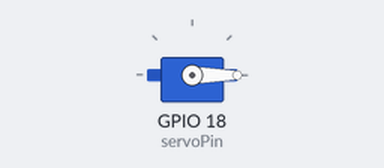
Simulated run of this sketch. Board: ESP32. On the bench: servo. What the sketch prints to the serial monitor is not drawn.

Above: at 1.05 s.
Timing chart, 0 to 5.6 s (numbered marks = the images above):
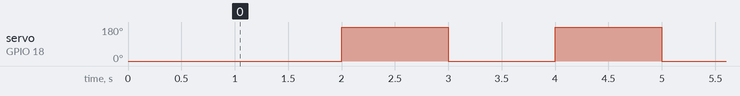

Measured:
- by itself, servo on GPIO 18 (servoPin): alternates 180° for 1.0 s and 0° for 1.0 s

The sketch:

C_digoBaseGarra.ino
```cpp
#include <ESP32Servo.h>

// Pin al que conectas el servo
int servoPin = 18;

// Crear el objeto servo
Servo myServo;

void setup() {
  // Iniciar la comunicación serial para monitorear
  Serial.begin(115200);

  // Configurar el pin del servo
  myServo.attach(servoPin);

  // Mover el servo a la posición inicial
  myServo.write(0);
  Serial.println("Servo en posición inicial: 0°");
  delay(1000);
}

void loop() {
  // Mover el servo a 180°
  Serial.println("Moviendo a 180°");
  myServo.write(0);
  delay(1000);

  // Mover el servo a 0°
  Serial.println("Moviendo a 0°");
  myServo.write(180);
  delay(1000);
}
```
